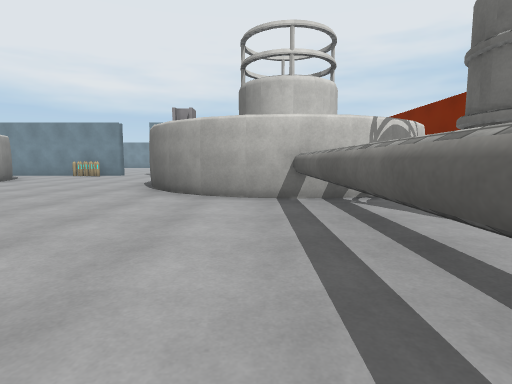
View 1 (above)

15 first-person views from a walk through a Unity game level. The camera is 1.2 m above the floor, tilts 6° down and sees 80° across. Doors are open. The floor is counted in squares, 2 m on a side. Each view is taken from the middle of a square. On the plan, view 1 faces up. The plan holds only what a view shows up to about 9 squares ahead; the rest is blank. The place goes on beyond the plan. The player character is not drawn. Surface patterns are stand-ins for the level's own textures.

View 2
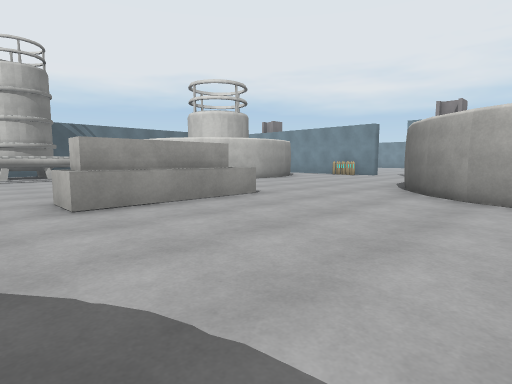

View 3
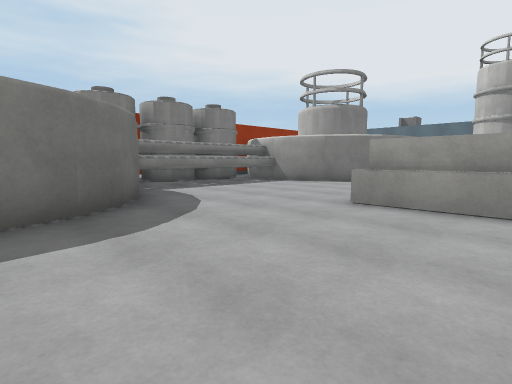

View 4
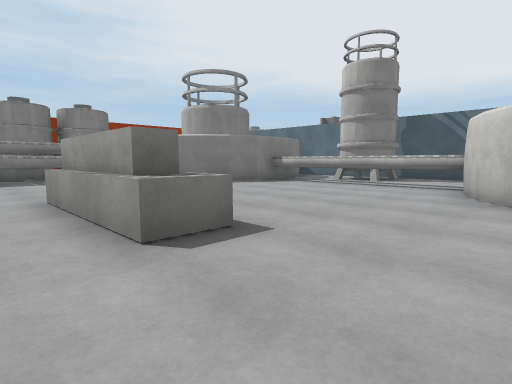

View 5
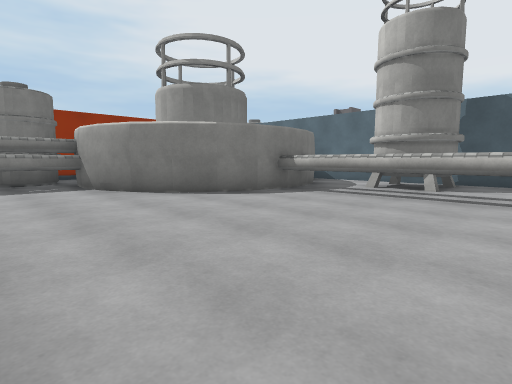

View 6
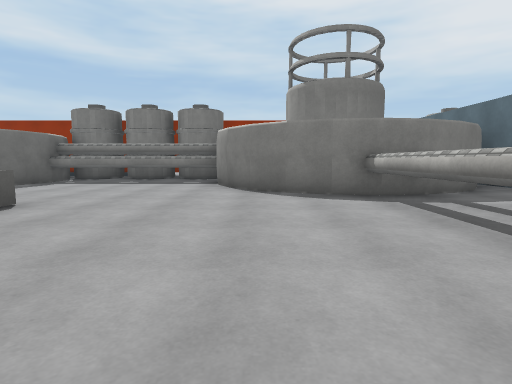

View 7
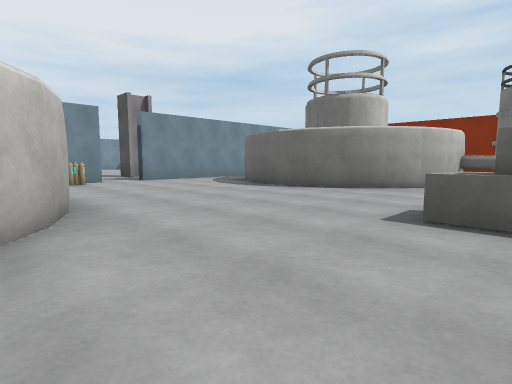

View 8
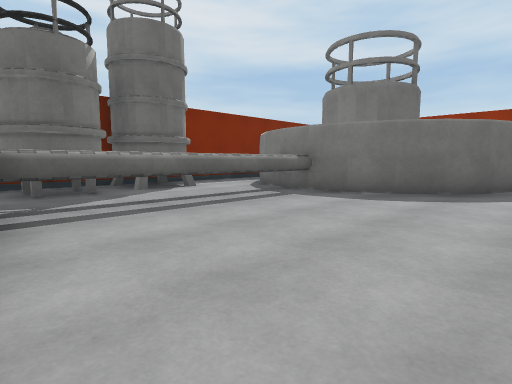

View 9
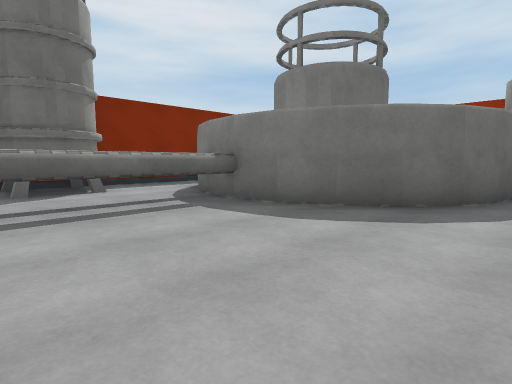

View 10
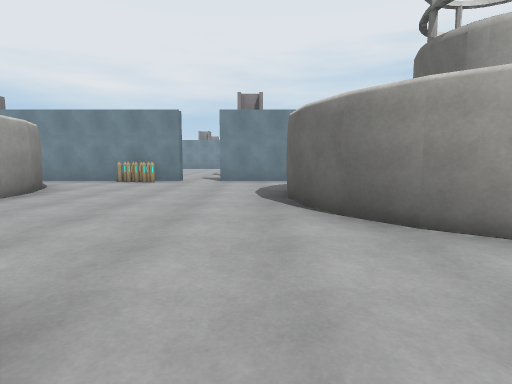

View 11
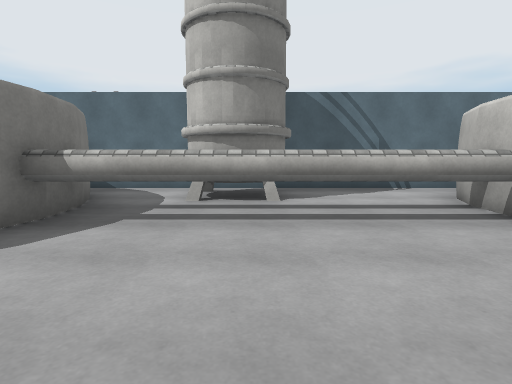

View 12
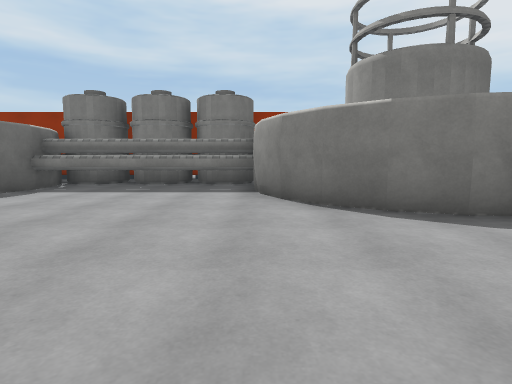

View 13
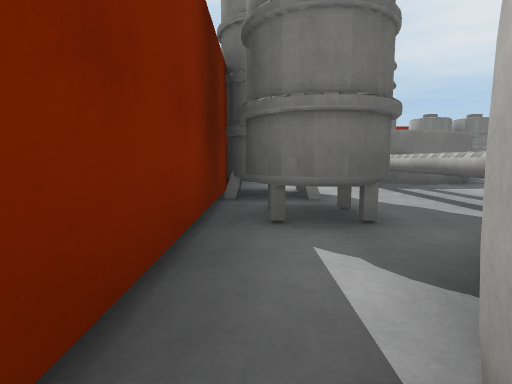

View 14
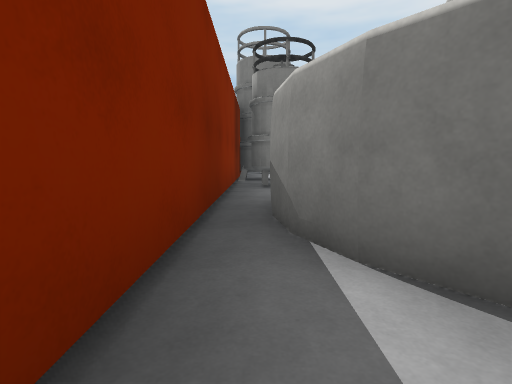

View 15
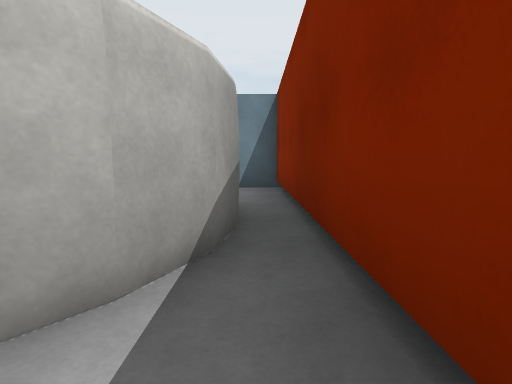

### Floor plan
Key: @ floor where view 1 was taken; # wall or solid block; x gap in a wall; . floor; D open door; ^ raised ledge; O other object.
Columns run from 13 left of view 1 to 5 right of it. Each row starts with its distance up from view 1.
 12     ####DD##     ##
 11      .OO....     .#
 10       ......    ..#
  9      #.....#    #.#
  8      ##....#    #.#
  7      ##....#    #.#
  6 #   ##.....### ##.#
  5 #####........###..#
  4 #.^^.....^....^#OO#
  3 #.^^.....#....^#OO#
  2 ##^^.....#....^####
  1 ##^^.....#....^####
  0 #.^x.........@^#
 -1 ##  ##......## #
 -2      #.....##
 -3      ##^^^^#
 -4       #OO#O#

Where each view was taken, in squares from view 1:
view 1: 0 up, 0 right, facing up
view 2: 0 up, 0 right, facing up-left
view 3: 3 up, 0 right, facing down-left
view 4: 6 up, 3 left, facing down-left
view 5: 4 up, 5 left, facing down-left
view 6: 5 up, 8 left, facing down
view 7: 3 up, 8 left, facing up-right
view 8: 5 up, 3 left, facing down-right
view 9: 3 up, 3 left, facing down-right
view 10: 3 up, 3 left, facing up
view 11: 2 up, 7 left, facing left
view 12: 3 up, 7 left, facing down
view 13: 7 up, 4 right, facing down
view 14: 11 up, 4 right, facing down
view 15: 5 up, 4 right, facing up
